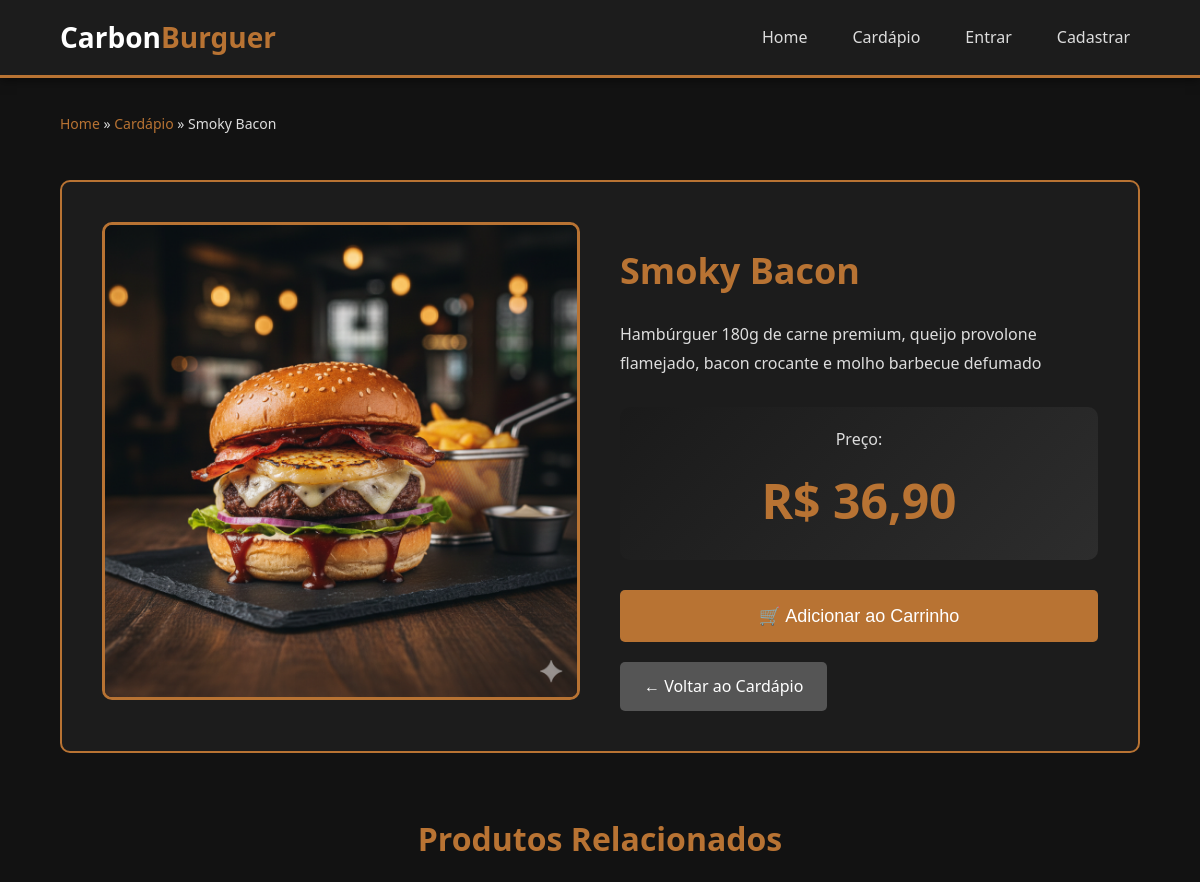
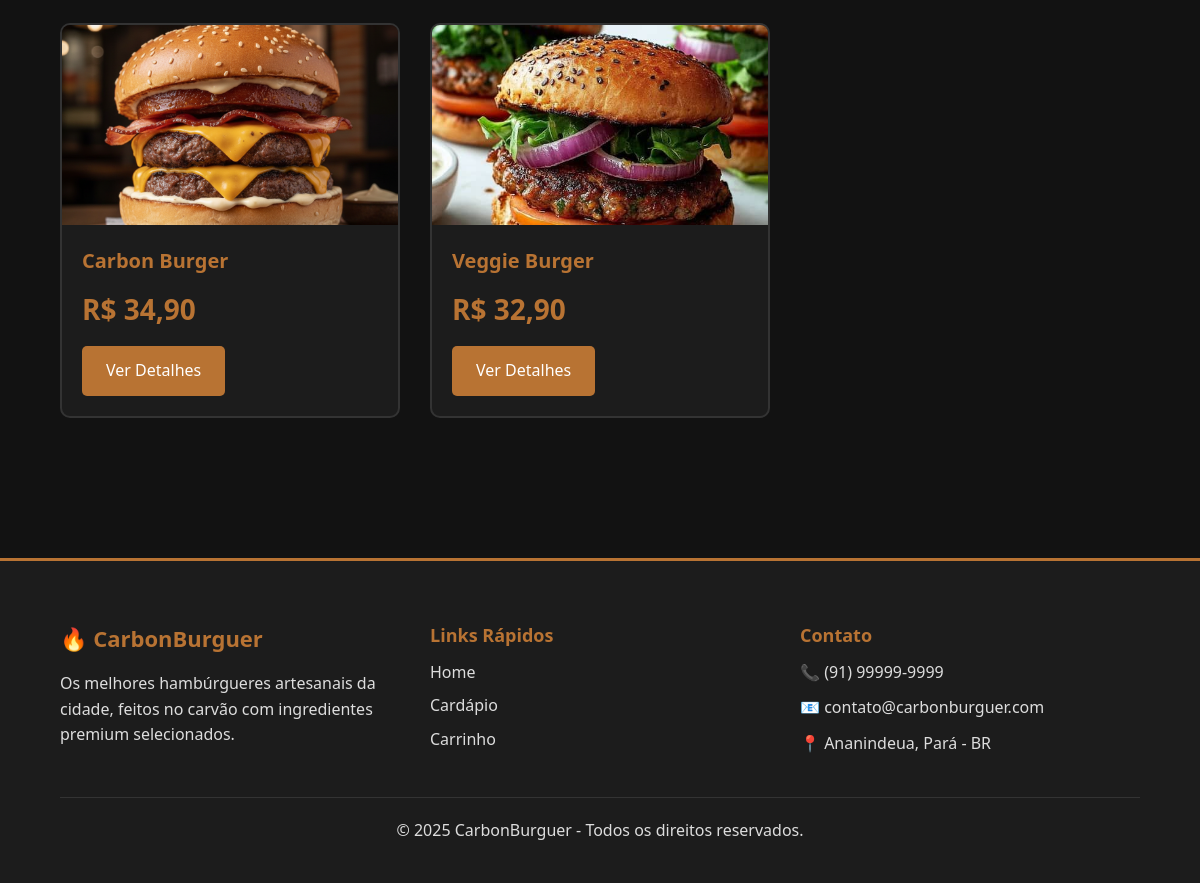
The page /produto_detalhe.php?id=2 on the database its author committed (2 pictures, top to bottom).
### tables this page shows
CREATE TABLE produtos (
  id INT AUTO_INCREMENT PRIMARY KEY,
  nome VARCHAR(200) NOT NULL,
  descricao TEXT,
  preco DECIMAL(10,2) NOT NULL DEFAULT 0.00,
  categoria VARCHAR(80) DEFAULT 'hamburguer',
  imagem VARCHAR(255),
  ativo TINYINT(1) DEFAULT 1,
  criado_em TIMESTAMP DEFAULT CURRENT_TIMESTAMP,
  INDEX idx_categoria (categoria),
  INDEX idx_ativo (ativo)
);

### php/config.php (called while the page is built, shortened)
<?php
function sanitize($string) {
    return htmlspecialchars($string ?? '', ENT_QUOTES, 'UTF-8');
}
function format_price($price) {
    return 'R$ ' . number_format(floatval($price), 2, ',', '.');
}

### produto_detalhe.php (the view, shortened to what this page needs)
<?php
require_once 'php/config.php';
$id = isset($_GET['id']) ? intval($_GET['id']) : 0;
$stmt = $conn->prepare("SELECT * FROM produtos WHERE id = ? AND ativo = 1");
$stmt->bind_param('i', $id);
$stmt->execute();
$result = $stmt->get_result();
$produto = $result->fetch_assoc();
$stmt_related = $conn->prepare("SELECT * FROM produtos WHERE categoria = ? AND id != ? AND ativo = 1 LIMIT 3");
$stmt_related->bind_param('si', $produto['categoria'], $id);
$stmt_related->execute();
$produtos_relacionados = $stmt_related->get_result();
include 'partials/header.php';
?>
<div class="container">
    <div class="breadcrumb">
        <a href="index.php">Home</a> »
        <a href="produtos.php">Cardápio</a> »
        <span><?php echo sanitize($produto['nome']); ?></span>
    </div>
    <div class="produto-view">
        <div class="produto-image">
            <img
                src="<?php echo sanitize($produto['imagem']); ?>"
                alt="<?php echo sanitize($produto['nome']); ?>"
                onerror="this.src='assets/img/placeholder.jpg'"
            >
        </div>
        <div class="details">
            <span class="badge badge-<?php echo sanitize($produto['categoria']); ?>">
            </span>
            <h1><?php echo sanitize($produto['nome']); ?></h1>
            <p class="descricao"><?php echo nl2br(sanitize($produto['descricao'])); ?></p>
            <div class="price-box">
                <span class="price-label">Preço:</span>
                <span class="price"><?php echo format_price($produto['preco']); ?></span>
            </div>
            <form method="post" action="backend/adicionar_carrinho.php" class="add-to-cart-form">
                <button class="btn btn-primary btn-large btn-add-cart" type="submit">
                    🛒 Adicionar ao Carrinho
                </button>
            </form>
            <a href="produtos.php" class="btn btn-secondary">← Voltar ao Cardápio</a>
        </div>
    </div>
    <?php if ($produtos_relacionados->num_rows > 0): ?>
        <section class="related-products">
            <h2>Produtos Relacionados</h2>
            <div class="produtos-grid">
                <?php while($rel = $produtos_relacionados->fetch_assoc()): ?>
                    <article class="card">
                        <div class="card-image">
                            <img src="<?php echo sanitize($rel['imagem']); ?>"
                                 alt="<?php echo sanitize($rel['nome']); ?>"
                                 onerror="this.src='assets/img/placeholder.jpg'">
                        </div>
                        <div class="card-content">
                            <h3><?php echo sanitize($rel['nome']); ?></h3>
                            <div class="price"><?php echo format_price($rel['preco']); ?></div>
                            <a href="produto_detalhe.php?id=<?php echo intval($rel['id']); ?>"
                               class="btn btn-primary">
                                Ver Detalhes
                            </a>
                        </div>
                    </article>
                <?php endwhile; ?>
            </div>
        </section>
    <?php endif; ?>
</div>
<?php
include 'partials/footer.php';
?>

### assets/css/style.css (style rules this page uses)
* { margin: 0; padding: 0; box-sizing: border-box; }
:root { --primary: #b87333; --primary-dark: #a05a1f; --primary-light: #cf8744; --secondary: #1c1c1c; --dark: #121212; --light: #ddd; --white: #fff; --success: #27ae60; --error: #e74c3c; --warning: #f39c12; }
body { font-family: 'Segoe UI', Tahoma, Geneva, Verdana, sans-serif; background: var(--dark); color: var(--white); line-height: 1.6; min-height: 100vh; display: flex; flex-direction: column; }
img { max-width: 100%; height: auto; display: block; }
a { text-decoration: none; color: inherit; }
.container { width: 90%; max-width: 1200px; margin: 0 auto; padding: 20px 0; }
.btn { display: inline-block; padding: 12px 24px; background: var(--primary); color: var(--white); border: none; border-radius: 5px; cursor: pointer; transition: all 0.3s; font-size: 16px; font-weight: 500; text-align: center; }
.btn-primary { background: var(--primary); }
.btn-secondary { background: #555; }
.btn-large { padding: 15px 30px; font-size: 18px; width: 100%; }
.breadcrumb { padding: 15px 0; color: var(--light); font-size: 14px; }
.breadcrumb a { color: var(--primary); transition: color 0.3s; }
.produtos-grid { display: grid; grid-template-columns: repeat(auto-fill, minmax(280px, 1fr)); gap: 30px; margin: 40px 0; }
.card { background: var(--secondary); border-radius: 10px; overflow: hidden; border: 2px solid #333; transition: transform 0.3s, box-shadow 0.3s; }
.card-image { position: relative; overflow: hidden; height: 200px; }
.card-image img { width: 100%; height: 100%; object-fit: cover; transition: transform 0.3s; }
.badge { position: absolute; top: 10px; right: 10px; background: var(--primary); color: var(--white); padding: 5px 15px; border-radius: 20px; font-size: 12px; font-weight: bold; text-transform: uppercase; }
.badge-hamburguer { background: #e74c3c; }
.card-content { padding: 20px; }
.card h3 { color: var(--primary); margin-bottom: 10px; font-size: 20px; }
.card .price { font-size: 28px; font-weight: bold; color: var(--primary); margin-bottom: 15px; }
.produto-view { display: grid; grid-template-columns: 1fr 1fr; gap: 40px; background: var(--secondary); padding: 40px; border-radius: 10px; margin: 30px 0; border: 2px solid var(--primary); }
.produto-image img { width: 100%; border-radius: 10px; border: 3px solid var(--primary); }
.details h1 { color: var(--primary); font-size: 36px; margin: 20px 0; }
.descricao { color: var(--light); font-size: 16px; line-height: 1.8; margin: 20px 0; }
.price-box { background: linear-gradient(135deg, #1a1a1a 0%, #2d2d2d 100%); padding: 20px; border-radius: 10px; margin: 30px 0; text-align: center; }
.price-label { display: block; color: var(--light); font-size: 16px; margin-bottom: 10px; }
.price-box .price { font-size: 48px; font-weight: bold; color: var(--primary); }
.add-to-cart-form { margin: 20px 0; }
.related-products { margin: 60px 0; }
.related-products h2 { text-align: center; color: var(--primary); font-size: 32px; margin-bottom: 30px; }

### rows shown on the page
produtos: nome "Smoky Bacon", imagem (picture), descricao "Hambúrguer 180g de carne premium, queijo provolone flamejado, bacon crocante e molho barbecue defumado", preco "R$ 36,90"
produtos: imagem (picture), nome "Carbon Burger", preco "R$ 34,90"
produtos: imagem (picture), nome "Veggie Burger", preco "R$ 32,90"
